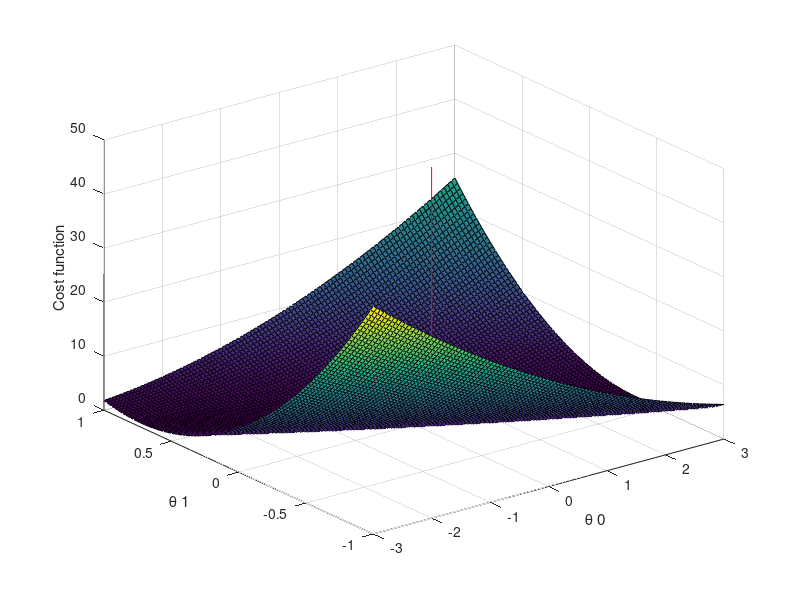

Here is the MATLAB script that generated this plot:
clc;clear;close all;
% Fetch the generated data
age =load('Ages.dat'); % random sorted ages between 2 and 8
height =load('Heights.dat'); % random heights between 0.7 m and 1.3 m
n = size(age,1);
%% Intercept point
IP = ones(n,1);
age = [IP age];
%% initialize J values to 100x100 matrix of zeros
J_val = zeros(100, 100); 
theta0_val = linspace(-3, 3, 100);
theta1_val = linspace(-1, 1, 100);
%% Implement gradient descent to get all possible theta's
for i = 1:length(theta0_val)
    for j = 1:length(theta1_val)
        t = [theta0_val(i); theta1_val(j)];
        h = age*t;
        J_val(i,j) = 1/(2*n)*sum((h-height).^2); % all possible theta's
    end
end
%% Plot the surface plot
% Transpose J to flip the axis for the inbuilt surface plot function
J_val = J_val';
figure
surf(theta0_val, theta1_val, J_val)
xlabel('\theta 0')
ylabel('\theta 1')
zlabel('Cost function')
hold on
line([0.5267,0.5267],[0.0980,0.0980],[0, 45],'Color','red')